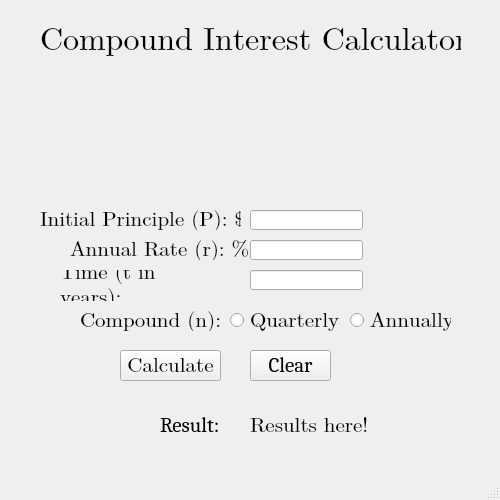
<?xml version="1.0" encoding="UTF-8"?>
<ui version="4.0">
 <class>MainWindow</class>
 <widget class="QMainWindow" name="MainWindow">
  <property name="geometry">
   <rect>
    <x>0</x>
    <y>0</y>
    <width>500</width>
    <height>500</height>
   </rect>
  </property>
  <property name="minimumSize">
   <size>
    <width>500</width>
    <height>500</height>
   </size>
  </property>
  <property name="maximumSize">
   <size>
    <width>500</width>
    <height>500</height>
   </size>
  </property>
  <property name="windowTitle">
   <string>MainWindow</string>
  </property>
  <widget class="QWidget" name="centralwidget">
   <widget class="QLabel" name="initialPrinciple_Lbl">
    <property name="geometry">
     <rect>
      <x>40</x>
      <y>210</y>
      <width>201</width>
      <height>20</height>
     </rect>
    </property>
    <property name="font">
     <font>
      <family>Cambria Math</family>
      <pointsize>16</pointsize>
     </font>
    </property>
    <property name="text">
     <string>Initial Principle (P): $</string>
    </property>
   </widget>
   <widget class="QLabel" name="results_Disp">
    <property name="geometry">
     <rect>
      <x>250</x>
      <y>410</y>
      <width>181</width>
      <height>31</height>
     </rect>
    </property>
    <property name="font">
     <font>
      <family>Cambria Math</family>
      <pointsize>16</pointsize>
     </font>
    </property>
    <property name="text">
     <string>Results here!</string>
    </property>
    <property name="wordWrap">
     <bool>true</bool>
    </property>
   </widget>
   <widget class="QLabel" name="annualRate_Lbl">
    <property name="geometry">
     <rect>
      <x>70</x>
      <y>240</y>
      <width>181</width>
      <height>20</height>
     </rect>
    </property>
    <property name="font">
     <font>
      <family>Cambria Math</family>
      <pointsize>16</pointsize>
     </font>
    </property>
    <property name="text">
     <string>Annual Rate (r): %</string>
    </property>
   </widget>
   <widget class="QLabel" name="compond_Lbl">
    <property name="geometry">
     <rect>
      <x>80</x>
      <y>310</y>
      <width>141</width>
      <height>21</height>
     </rect>
    </property>
    <property name="font">
     <font>
      <family>Cambria Math</family>
      <pointsize>16</pointsize>
     </font>
    </property>
    <property name="text">
     <string>Compound (n):</string>
    </property>
   </widget>
   <widget class="QLabel" name="time_Lbl">
    <property name="geometry">
     <rect>
      <x>60</x>
      <y>270</y>
      <width>161</width>
      <height>31</height>
     </rect>
    </property>
    <property name="font">
     <font>
      <family>Cambria Math</family>
      <pointsize>16</pointsize>
     </font>
    </property>
    <property name="text">
     <string>Time (t in years):</string>
    </property>
    <property name="scaledContents">
     <bool>false</bool>
    </property>
    <property name="wordWrap">
     <bool>true</bool>
    </property>
    <property name="indent">
     <number>0</number>
    </property>
   </widget>
   <widget class="QLineEdit" name="principle_Input">
    <property name="geometry">
     <rect>
      <x>250</x>
      <y>210</y>
      <width>113</width>
      <height>20</height>
     </rect>
    </property>
    <property name="font">
     <font>
      <family>Cambria Math</family>
      <pointsize>16</pointsize>
     </font>
    </property>
   </widget>
   <widget class="QLineEdit" name="rate_input">
    <property name="geometry">
     <rect>
      <x>250</x>
      <y>240</y>
      <width>113</width>
      <height>20</height>
     </rect>
    </property>
    <property name="font">
     <font>
      <family>Cambria Math</family>
      <pointsize>16</pointsize>
     </font>
    </property>
   </widget>
   <widget class="QLineEdit" name="compound_Input">
    <property name="geometry">
     <rect>
      <x>250</x>
      <y>270</y>
      <width>113</width>
      <height>20</height>
     </rect>
    </property>
    <property name="font">
     <font>
      <family>Cambria Math</family>
      <pointsize>16</pointsize>
     </font>
    </property>
   </widget>
   <widget class="QRadioButton" name="quart_Rad">
    <property name="geometry">
     <rect>
      <x>230</x>
      <y>310</y>
      <width>111</width>
      <height>21</height>
     </rect>
    </property>
    <property name="font">
     <font>
      <family>Cambria Math</family>
      <pointsize>16</pointsize>
     </font>
    </property>
    <property name="text">
     <string>Quarterly</string>
    </property>
   </widget>
   <widget class="QRadioButton" name="annual_Rad">
    <property name="geometry">
     <rect>
      <x>350</x>
      <y>310</y>
      <width>101</width>
      <height>21</height>
     </rect>
    </property>
    <property name="font">
     <font>
      <family>Cambria Math</family>
      <pointsize>16</pointsize>
     </font>
    </property>
    <property name="text">
     <string>Annually</string>
    </property>
   </widget>
   <widget class="QPushButton" name="calc_Btn">
    <property name="geometry">
     <rect>
      <x>120</x>
      <y>350</y>
      <width>101</width>
      <height>31</height>
     </rect>
    </property>
    <property name="font">
     <font>
      <family>Cambria Math</family>
      <pointsize>16</pointsize>
     </font>
    </property>
    <property name="text">
     <string>Calculate</string>
    </property>
   </widget>
   <widget class="QLabel" name="comp_Int_Calc_Lbl">
    <property name="geometry">
     <rect>
      <x>40</x>
      <y>20</y>
      <width>421</width>
      <height>41</height>
     </rect>
    </property>
    <property name="font">
     <font>
      <family>Cambria Math</family>
      <pointsize>24</pointsize>
     </font>
    </property>
    <property name="text">
     <string>Compound Interest Calculator</string>
    </property>
   </widget>
   <widget class="QLabel" name="formula_Pic">
    <property name="geometry">
     <rect>
      <x>100</x>
      <y>80</y>
      <width>271</width>
      <height>101</height>
     </rect>
    </property>
    <property name="font">
     <font>
      <pointsize>16</pointsize>
     </font>
    </property>
    <property name="text">
     <string/>
    </property>
    <property name="pixmap">
     <pixmap>../compIntCalc/compintpic.PNG</pixmap>
    </property>
   </widget>
   <widget class="QLabel" name="results_Lbl">
    <property name="geometry">
     <rect>
      <x>160</x>
      <y>410</y>
      <width>61</width>
      <height>31</height>
     </rect>
    </property>
    <property name="font">
     <font>
      <family>Cambria</family>
      <pointsize>16</pointsize>
     </font>
    </property>
    <property name="text">
     <string>Result:</string>
    </property>
   </widget>
   <widget class="QPushButton" name="clear_Btn">
    <property name="geometry">
     <rect>
      <x>250</x>
      <y>350</y>
      <width>81</width>
      <height>31</height>
     </rect>
    </property>
    <property name="font">
     <font>
      <family>Cambria</family>
      <pointsize>16</pointsize>
     </font>
    </property>
    <property name="text">
     <string>Clear</string>
    </property>
   </widget>
  </widget>
  <widget class="QMenuBar" name="menubar">
   <property name="geometry">
    <rect>
     <x>0</x>
     <y>0</y>
     <width>500</width>
     <height>21</height>
    </rect>
   </property>
  </widget>
  <widget class="QStatusBar" name="statusbar"/>
 </widget>
 <resources/>
 <connections/>
</ui>
